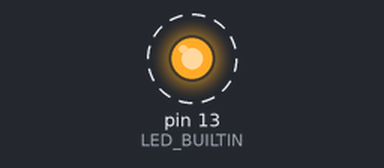
This sketch was run on a simulated Arduino Uno, built with avr-gcc and run on an emulated ATmega328P. Parts: output pins drawn as LEDs (lit = HIGH). Dashed ring = blinking. What the sketch prints to the serial monitor is not drawn.

Above: at 0.2 s.
Timing chart, 0 to 3.0 s (numbered marks = the images above):
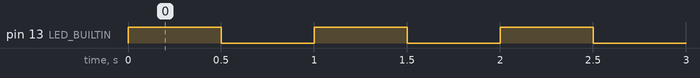

The sketch:

BlinkNcount.ino
```cpp
/*
  使led灯按照1s的频率进行闪烁，并对循环的次数进行串口打印显示
 */
int n = 0;


void setup() {
  // 设置led引脚为输出
  pinMode(LED_BUILTIN, OUTPUT);
  // 设置串口波特率为 9600
  Serial.begin(9600);
}

void loop() {
  digitalWrite(LED_BUILTIN, HIGH);   // 设置led引脚为高电平
  delay(500);              //等待500ms
  digitalWrite(LED_BUILTIN, LOW);    //设置led引脚低电平
  Serial.print("循环次数: ");       //串口打印显示循环的次数
  n++;
  Serial.println(n);

  delay(500);              // 再次等待500ms
}
```

Measured:
- by itself, pin 13 (LED_BUILTIN): alternates HIGH for 0.50 s and LOW for 0.50 s
